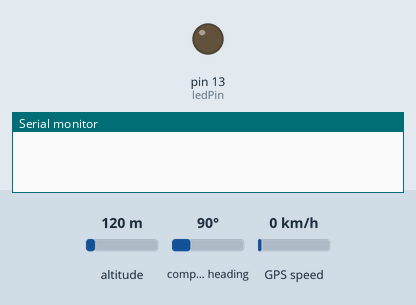
The sketch below on a simulated Arduino Mega 2560, built with avr-gcc and run on an emulated ATmega2560. Parts: output pins drawn as LEDs (lit = HIGH), the last lines printed to the serial monitor. The inputs (shaded band) are chosen by the test bench; at power-on: altitude 120 m, compass heading 90°, GPS speed 0 km/h. The GPS gets a fix after 3 s at 37.7749, -122.4194 with 8 satellites.

Above: at 1.2 s.
At 3.0 s:
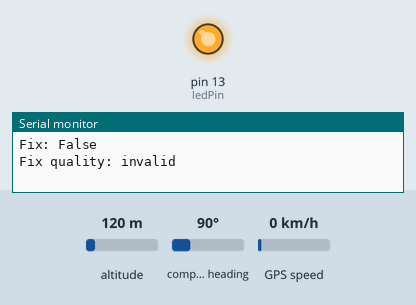
Timing chart, 0 to 5.7 s (numbered marks = the images above):
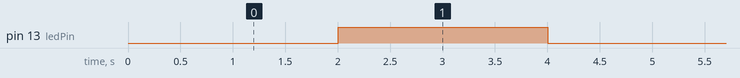

The sketch:

Adafruit_Ultimate_GPS.ino
```cpp
#include <Adafruit_GPS.h>
#include <vector>
#include <string>

//===========================================================================
static const int ledPin = 13;
bool ledOn = false;

// Define the harware serial port on pins 0/1.
#define SerialGPS Serial1

// Connect to the GPS on the hardware port
Adafruit_GPS GPS(&SerialGPS);

std::vector<std::string> GpsFixQuality{"invalid", "SPS", "DGPS", "PPS", "RTK", "fRTK", "dead reck", "manual", "sim"};

static const float KNOTS2MPS = 0.514;

static const bool LOG_GGA = true; // Can only use RMC at 10Hz at 9600 baud
static const bool displayLatLonOnly = false;

// This only needs to be called one time if the battery is installed
//uint32_t BAUD_RATE = 9600;
uint32_t BAUD_RATE = 19200;
void changeBaudRate()
{
  SerialGPS.begin(9600); // The GPS module's default baud is 9600

  if( BAUD_RATE == 57600 )      GPS.sendCommand("$PMTK251,57600*2C");  //set baud rate to 57600
  else if( BAUD_RATE == 38400 ) GPS.sendCommand("$PMTK251,38400*27");  //set baud rate to 38400
  else if( BAUD_RATE == 19200 ) GPS.sendCommand("$PMTK251,19200*22");  //set baud rate to 19200
  else                          GPS.sendCommand("$PMTK251,9600*17");   //set baud rate to 9600 (default)

  SerialGPS.end();
}


//===========================================================================
void setup()
{
  pinMode(ledPin, OUTPUT);

  // Initialize the serial monitor port
  Serial.begin(115200);


  //--------------------------------------
  // GPS Serial baud rate
  //changeBaudRate(); // This only needs to be called one time if the battery is installed
  SerialGPS.begin(BAUD_RATE);


  //--------------------------------------
  // uncomment this line to turn on RMC (recommended minimum) and GGA (fix data) including altitude
  if( LOG_GGA ) GPS.sendCommand(PMTK_SET_NMEA_OUTPUT_RMCGGA);

  // uncomment this line to turn on only the "minimum recommended" data for high update rates!
  // NOTE: Does not include altitude data
  if( !LOG_GGA ) GPS.sendCommand(PMTK_SET_NMEA_OUTPUT_RMCONLY);

  // uncomment this line to turn on all the available data - for 9600 baud you'll want 1 Hz rate
  //GPS.sendCommand(PMTK_SET_NMEA_OUTPUT_ALLDATA);

  // Set the update rate
  //GPS.sendCommand(PMTK_SET_NMEA_UPDATE_1HZ);// 1 Hz update rate
  //GPS.sendCommand(PMTK_SET_NMEA_UPDATE_5HZ);// 5 Hz update rate
  GPS.sendCommand(PMTK_SET_NMEA_UPDATE_10HZ); // 10 Hz update rate - for 9600 baud you'll can only output one message (RMC), if you want more you need to up the baud rate

  // Request updates on antenna status, comment out to keep quiet
  //GPS.sendCommand(PGCMD_ANTENNA);

  delay(500);

  // Ask for firmware version
  //SerialGPS.println(PMTK_Q_RELEASE);
}


//===========================================================================
uint32_t timer = millis();
void loop()
{
  //-----------------------------------------------
  // Passthrough
  //-----------------------------------------------
  // If GPS data is available
//  if( SerialGPS.available() )
//  {
//    Serial.write(SerialGPS.read()); // Send it to the serial monitor
//  }
//
//  // If data is sent to the serial monitor
//  if( Serial.available() )
//  {
//    SerialGPS.write(Serial.read()); // send it to the GPS module
//  }

  //-----------------------------------------------
  // Parse
  //-----------------------------------------------
  // read data from the GPS in the 'main loop'
  char c = GPS.read();

  if( GPS.newNMEAreceived() )
  {
    // debug print the message recieved
    //Serial.print( GPS.lastNMEA() );

    if( !GPS.parse(GPS.lastNMEA()) ) // parse() sets the newNMEAreceived() flag to false
    {
      return; // we can fail to parse a sentence in which case we should just wait for another
    }
  }

  // approximately every 2 seconds or so, print out the current stats
  if (millis() - timer > 2000)
  {
    // Blink
    ledOn = !ledOn;
    digitalWrite(ledPin, ledOn);

    timer = millis(); // reset the timer

//    Serial.print("\nTime: ");
//    if (GPS.hour < 10) { Serial.print('0'); }
//    Serial.print(GPS.hour, DEC); Serial.print(':');
//    if (GPS.minute < 10) { Serial.print('0'); }
//    Serial.print(GPS.minute, DEC); Serial.print(':');
//    if (GPS.seconds < 10) { Serial.print('0'); }
//    Serial.print(GPS.seconds, DEC); Serial.print('.');
//    if (GPS.milliseconds < 10) {Serial.print("00");}
//    else if (GPS.milliseconds > 9 && GPS.milliseconds < 100) {Serial.print("0");}
//    Serial.println(GPS.milliseconds);
//    Serial.print("Date: ");
//    Serial.print(GPS.day, DEC); Serial.print('/');
//    Serial.print(GPS.month, DEC); Serial.print("/20");
//    Serial.println(GPS.year, DEC);

    if( displayLatLonOnly)
    {
      Serial.print(GPS.latitudeDegrees,11); Serial.print(", ");
      Serial.println(GPS.longitudeDegrees,11);
    }
    else
    {
      Serial.print("Fix: ");
      if( (int)GPS.fix ) Serial.println("True");
      else Serial.println("False");

      if(LOG_GGA) {Serial.print("Fix quality: "); Serial.println( GpsFixQuality[(int)GPS.fixquality].c_str() );}

      if( GPS.fix )
      {
        // decimal
        // places   degrees          distance
        // -------  -------          --------
        // 0        1                111  km
        // 1        0.1              11.1 km
        // 2        0.01             1.11 km
        // 3        0.001            111  m
        // 4        0.0001           11.1 m
        // 5        0.00001          1.11 m
        // 6        0.000001         11.1 cm
        // 7        0.0000001        1.11 cm
        // 8        0.00000001       1.11 mm
        Serial.print("Position: ");
        Serial.print(GPS.latitudeDegrees,11); Serial.print(", ");
        Serial.println(GPS.longitudeDegrees,11);

        if(LOG_GGA)
        {
          Serial.print("Altitude MSL (m): "); Serial.println(GPS.altitude);
          Serial.print("Geoid Height (m): "); Serial.println(GPS.geoidheight);
        }

        Serial.print("Speed (m/s): "); Serial.println(GPS.speed*KNOTS2MPS);
        Serial.print("Course (deg): "); Serial.println(GPS.angle);
        //Serial.print("Magnetic Var (deg): "); Serial.println(GPS.magvariation); // should always be zero --> GPS always points true North

        if(LOG_GGA) Serial.print("Satellites: "); Serial.println((int)GPS.satellites);

        Serial.println("");
      }
    }
  }
}
```

Measured:
- by itself, pin 13 (ledPin): alternates HIGH for 2.0 s and LOW for 2.0 s
